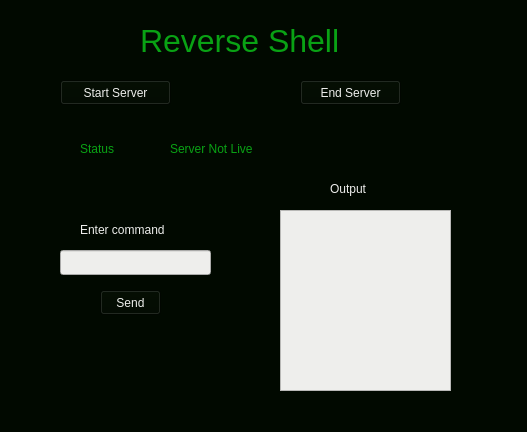
<?xml version="1.0" encoding="UTF-8"?>
<ui version="4.0">
 <class>MainWindow</class>
 <widget class="QMainWindow" name="MainWindow">
  <property name="geometry">
   <rect>
    <x>0</x>
    <y>0</y>
    <width>527</width>
    <height>432</height>
   </rect>
  </property>
  <property name="windowTitle">
   <string>Reverse Shell</string>
  </property>
  <property name="styleSheet">
   <string notr="true">background-color: rgb(1, 9, 0);</string>
  </property>
  <widget class="QWidget" name="centralwidget">
   <widget class="QLabel" name="title">
    <property name="geometry">
     <rect>
      <x>140</x>
      <y>10</y>
      <width>211</width>
      <height>61</height>
     </rect>
    </property>
    <property name="font">
     <font>
      <pointsize>24</pointsize>
     </font>
    </property>
    <property name="styleSheet">
     <string notr="true">color: rgb(9, 162, 20);</string>
    </property>
    <property name="text">
     <string>Reverse Shell</string>
    </property>
   </widget>
   <widget class="QLineEdit" name="cmd">
    <property name="geometry">
     <rect>
      <x>60</x>
      <y>250</y>
      <width>151</width>
      <height>25</height>
     </rect>
    </property>
    <property name="styleSheet">
     <string notr="true">background-color: rgb(238, 238, 236);</string>
    </property>
    <property name="text">
     <string/>
    </property>
   </widget>
   <widget class="QLabel" name="cmd_label">
    <property name="geometry">
     <rect>
      <x>80</x>
      <y>220</y>
      <width>111</width>
      <height>20</height>
     </rect>
    </property>
    <property name="styleSheet">
     <string notr="true">color: rgb(238, 238, 236);</string>
    </property>
    <property name="text">
     <string>Enter command</string>
    </property>
   </widget>
   <widget class="QPushButton" name="connect">
    <property name="geometry">
     <rect>
      <x>60</x>
      <y>80</y>
      <width>111</width>
      <height>25</height>
     </rect>
    </property>
    <property name="styleSheet">
     <string notr="true">color: rgb(238, 238, 236);</string>
    </property>
    <property name="text">
     <string>Start Server</string>
    </property>
   </widget>
   <widget class="QPushButton" name="disconnect">
    <property name="geometry">
     <rect>
      <x>300</x>
      <y>80</y>
      <width>101</width>
      <height>25</height>
     </rect>
    </property>
    <property name="styleSheet">
     <string notr="true">color: rgb(238, 238, 236);</string>
    </property>
    <property name="text">
     <string>End Server</string>
    </property>
   </widget>
   <widget class="QPushButton" name="send">
    <property name="geometry">
     <rect>
      <x>100</x>
      <y>290</y>
      <width>61</width>
      <height>25</height>
     </rect>
    </property>
    <property name="styleSheet">
     <string notr="true">color: rgb(238, 238, 236);</string>
    </property>
    <property name="text">
     <string>Send</string>
    </property>
   </widget>
   <widget class="QLabel" name="label">
    <property name="geometry">
     <rect>
      <x>330</x>
      <y>180</y>
      <width>67</width>
      <height>17</height>
     </rect>
    </property>
    <property name="styleSheet">
     <string notr="true">color: rgb(238, 238, 236);</string>
    </property>
    <property name="text">
     <string>Output</string>
    </property>
   </widget>
   <widget class="QLabel" name="status_label">
    <property name="geometry">
     <rect>
      <x>80</x>
      <y>140</y>
      <width>67</width>
      <height>17</height>
     </rect>
    </property>
    <property name="styleSheet">
     <string notr="true">color: rgb(9, 162, 20);</string>
    </property>
    <property name="text">
     <string>Status</string>
    </property>
   </widget>
   <widget class="QLabel" name="status">
    <property name="geometry">
     <rect>
      <x>170</x>
      <y>140</y>
      <width>301</width>
      <height>17</height>
     </rect>
    </property>
    <property name="styleSheet">
     <string notr="true">color: rgb(9, 162, 20);</string>
    </property>
    <property name="text">
     <string>Server Not Live</string>
    </property>
   </widget>
   <widget class="QTextEdit" name="output">
    <property name="geometry">
     <rect>
      <x>280</x>
      <y>210</y>
      <width>171</width>
      <height>181</height>
     </rect>
    </property>
    <property name="styleSheet">
     <string notr="true">background-color: rgb(238, 238, 236);</string>
    </property>
   </widget>
  </widget>
  <widget class="QMenuBar" name="menubar">
   <property name="geometry">
    <rect>
     <x>0</x>
     <y>0</y>
     <width>527</width>
     <height>22</height>
    </rect>
   </property>
  </widget>
  <widget class="QStatusBar" name="statusbar"/>
 </widget>
 <resources/>
 <connections/>
</ui>
